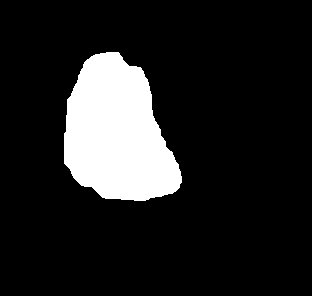
%> input picture Silouette_Recons/recon4/silouette.tif, 312 x 296 px
$ octave alignment1.m   (GNU Octave 9; MATLAB toolbox functions it lacks are replaced by stand-ins)
%> lines starting %> are read from the running program, lines starting %| are printed output that depends on the picture; in (x1, y1, x2, y2) boxes, pixels count from 0 and x2, y2 are one past the last pixel; in counts of white or black regions, pixels touching at a corner belong together; the program's own positions count from 1
close all;
clear;
%轮廓图像的对准, 求出图像的重心，然后直接放在图像的中心
info=imfinfo('silouette.tif');
num_images=numel(info);

image_stack=uint8(zeros(info(1).Height,info(1).Width,num_images));

for k=1:num_images
    image_stack(:,:,k)=imread('silouette.tif',k,'Info',info);
end

seg_I=uint8(zeros(info(1).Height,info(1).Width,num_images));


%首先校正第一张图像的位置，将剪影摆在中心
%求重心
x=1:info(1).Height;
y=1:info(1).Width;
[x,y]=meshgrid(y,x);
area=sum(sum(image_stack(:,:,1)));
meanx=sum(sum(double(image_stack(:,:,1)).*x))/area;
meany=sum(sum(double(image_stack(:,:,1)).*y))/area;
imshow(image_stack(:,:,1));
hold on;
plot(meanx,meany,'r+');
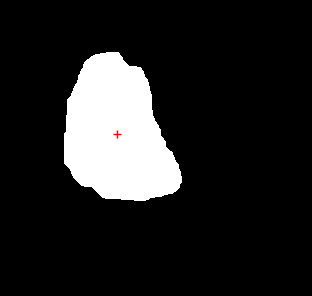
%> figure redrawn from the program's plot data

stats=regionprops((image_stack(:,:,1)==255),'centroid');%都可以求出重心

trans_vec=[info(1).Height/2-meanx,info(1).Width/2-meany];
I=imtranslate(image_stack(:,:,1),trans_vec,'FillValues',0);
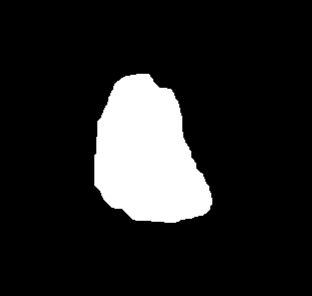
%> I: size 296x312 uint8; min 0, max 255, mean 34.5

figure,imshow(I);

%求每张图的重心，然后将每张图的中心摆在图片的中心
for k=1:num_images
    I=image_stack(:,:,k);
    area=sum(sum(I));
    meanx=sum(sum(double(I).*x))/area;
    meany=sum(sum(double(I).*y))/area;
    trans_vec=[info(1).Height/2-meanx,info(1).Width/2-meany];
    I=imtranslate(I,trans_vec,'FillValues',0);
    seg_I(:,:,k)=I;
end
%> this loop made 53 passes
%> pass 2, `I=image_stack(:,:,k);`:
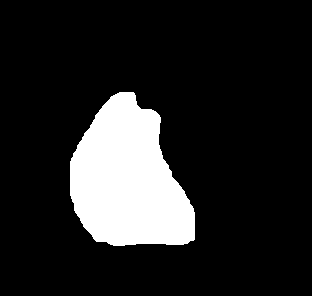
%> I: size 296x312 uint8; 14.6% white; 1 white region, box (x1, y1, x2, y2) and area: (70, 92, 195, 246) 13508
%> pass 2, `I=imtranslate(I,trans_vec,'FillValues',0);`:
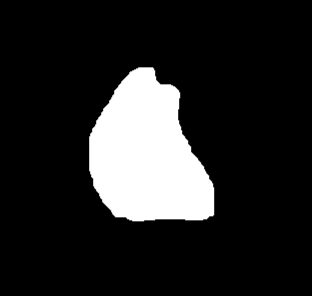
%> I: size 296x312 uint8; min 0, max 255, mean 37.3
%> pass 3, `I=image_stack(:,:,k);`:
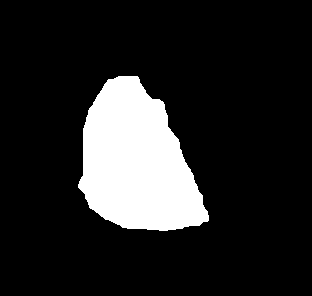
%> I: size 296x312 uint8; 14.9% white; 1 white region, box (x1, y1, x2, y2) and area: (78, 76, 209, 231) 13757

implay(seg_I);

for k=1:num_images
    imwrite(seg_I(:,:,k),'silouette_aligned.tif','WriteMode','append');
end
